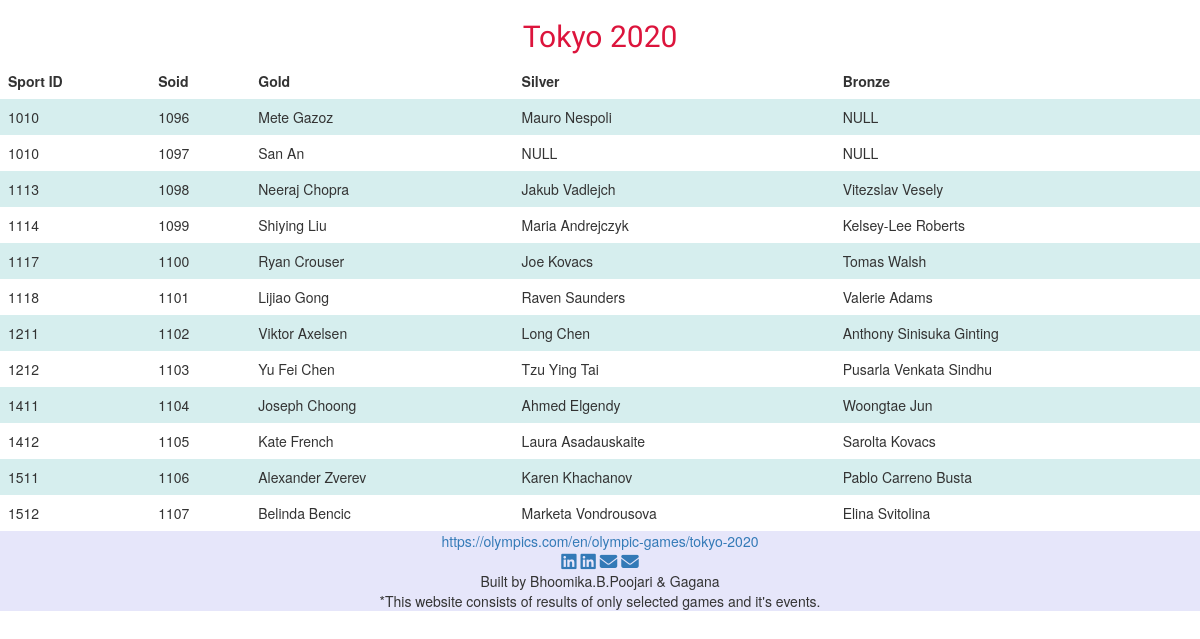
The page /SOspts/2020.php on the database its author committed.
### tables this page shows
CREATE TABLE IF NOT EXISTS `summer_olympic` (
  `Soid` int(5) NOT NULL AUTO_INCREMENT,
  `Sportid` int(5) NOT NULL,
  `Year` int(5) NOT NULL,
  `Gold` varchar(100) NOT NULL,
  `Silver` varchar(100) NOT NULL,
  `Bronze` varchar(100) NOT NULL,
  PRIMARY KEY (`Soid`),
  KEY `Year` (`Year`,`Sportid`),
  KEY `SID_fk` (`Sportid`)
);

### SOspts/2020.php (the view, shortened to what this page needs)
<!DOCTYPE html>
<html lang="en">
<head>
    <link href="https://cdn.jsdelivr.net/npm/bootstrap@5.1.3/dist/css/bootstrap.min.css"
    rel="stylesheet"
>
    <link rel="stylesheet" href="https://maxcdn.bootstrapcdn.com/bootstrap/3.4.1/css/bootstrap.min.css">
    <link rel="stylesheet" href="./css/style.css">
</head>
<body>
    <div class="container">
        <div class="row">
          <div class="text-center">
            <h2 class="site-title desc" style="font-size:30px;">Tokyo 2020</h2>
          </div>
        </div>
    </div>
<table>
  <tr>
  <th>Sport ID</th>
  <th>Soid</th>
  <th>Gold</th>
  <th>Silver</th>
  <th>Bronze</th>
  <?php
      $conn=mysqli_connect("localhost","root","","olympic_base");
      $sql="SELECT * FROM summer_olympic";
      $result=$conn->query($sql);
      if($result->num_rows>0){
        while($row=$result->fetch_assoc()){
          if($row["Year"]==2020)
          echo "<tr><td>".$row["Sportid"]."</td><td>".$row["Soid"]."</td><td>".$row["Gold"]."</td><td>".$row["Silver"]."</td><td>".$row["Bronze"]."</td></tr>";
        }
      }
        else{
          echo "no results";
        }
    ?>
</table>
<footer id="footer" class="text-center hdrbg">
<a href="https://olympics.com/en/olympic-games/tokyo-2020" add target="_blank">https://olympics.com/en/olympic-games/tokyo-2020</a><br>
    <a href="https://www.linkedin.com/in/bhoomika-poojari/" add target="_blank"> <i class=" foot fab fa-linkedin fa-lg"></i></a>
    <a href="https://www.linkedin.com/in/gagana-darshana/" add target="_blank"><i class=" foot fab fa-linkedin fa-lg"></i></a>
    <a href="mailto:poojaribhoomika5@gmail.com" add target="_blank"><i class=" foot fas fa-envelope fa-lg "></i></a>
    <a href="mailto:gagana.darshana@gmail.com" add target="_blank"> <i class=" foot fas fa-envelope fa-lg"></i></a>
    <p class="cp"> Built by Bhoomika.B.Poojari & Gagana <br>*This website consists of results of only selected games and it's events.</p>
  </footer>
</body>
</html>

### css/style.css (style rules this page uses)
:root { --MnB:#191970; --cfB:#6495ED; --Crs:#DC143C; --lsm:#FFA07A; --Gyw:#ADFF2F; --Tal:#008080; --Plm:#DDA0DD; --Lvn:#E6E6FA; --Lvb:#FFF0F5; --Lnn:#FAF0E6; --Abrl: 'Abril Fatface', cursive; --Amtc: 'Amatic SC', cursive; --Antn: 'Anton', sans-serif; --Atdr: 'Architects Daughter', cursive; --Cnzl: 'Cinzel', serif; --Gugi: 'Gugi', cursive; --Lato: 'Lato', sans-serif; --Mnda: 'Monda', sans-serif; --Rgts: 'Righteous', cursive; --Rbto: 'Roboto', sans-serif; --Sfia: 'Sofia', cursive; }
.desc { color:var(--Crs); font-family:var(--Mnda); }
.hdrbg { background-color:var(--Lvn); }
.text-center { text-align: center!important; }

### SOspts/2020.php (style rules this page uses)
table { border-collapse: collapse; width: 100%; }
th, td { text-align: left; padding: 8px; }
tr:nth-child(even) { background-color: #D6EEEE; }

### rows shown on the page
summer_olympic: Sportid "1010", Soid "1096", Gold "Mete Gazoz", Silver "Mauro Nespoli", Bronze "NULL"
summer_olympic: Sportid "1010", Soid "1097", Gold "San An", Silver "NULL", Bronze "NULL"
summer_olympic: Sportid "1113", Soid "1098", Gold "Neeraj Chopra", Silver "Jakub Vadlejch", Bronze "Vitezslav Vesely"
summer_olympic: Sportid "1114", Soid "1099", Gold "Shiying Liu", Silver "Maria Andrejczyk", Bronze "Kelsey-Lee Roberts"
summer_olympic: Sportid "1117", Soid "1100", Gold "Ryan Crouser", Silver "Joe Kovacs", Bronze "Tomas Walsh"
summer_olympic: Sportid "1118", Soid "1101", Gold "Lijiao Gong", Silver "Raven Saunders", Bronze "Valerie Adams"
summer_olympic: Sportid "1211", Soid "1102", Gold "Viktor Axelsen", Silver "Long Chen", Bronze "Anthony Sinisuka Ginting"
summer_olympic: Sportid "1212", Soid "1103", Gold "Yu Fei Chen", Silver "Tzu Ying Tai", Bronze "Pusarla Venkata Sindhu"
summer_olympic: Sportid "1411", Soid "1104", Gold "Joseph Choong", Silver "Ahmed Elgendy", Bronze "Woongtae Jun"
summer_olympic: Sportid "1412", Soid "1105", Gold "Kate French", Silver "Laura Asadauskaite", Bronze "Sarolta Kovacs"
summer_olympic: Sportid "1511", Soid "1106", Gold "Alexander Zverev", Silver "Karen Khachanov", Bronze "Pablo Carreno Busta"
summer_olympic: Sportid "1512", Soid "1107", Gold "Belinda Bencic", Silver "Marketa Vondrousova", Bronze "Elina Svitolina"
